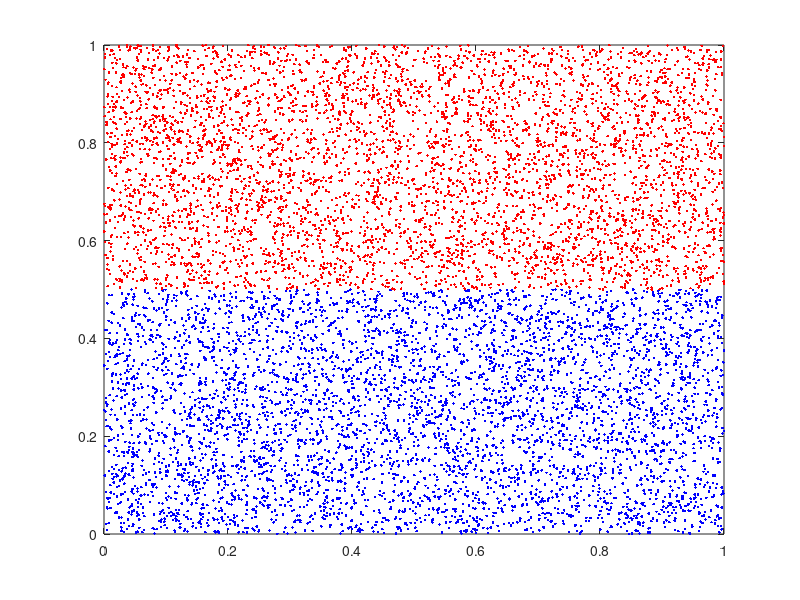

The MATLAB source for this figure: (Note: this script raises an error after producing the figure.)
%Parte I

%% Desenho do polígono de N lados

clear all 
close all

N = 4;
v = zeros(2, N+1);
v(1,1) = 1;
v(2,1) = 1;
theta = 2*pi/N;
Mrot = [cos(theta), sin(theta) ; -sin(theta), cos(theta)];
for i = 2:N+1
    v(:,i) = Mrot * v(:,i-1);
end
plot(v(1,:), v(2,:), '-k')
axis([-2,2,-2,2])
axis square
grid on


%% Translação

M = eye(2); %Matriz identidade (2,2)
u = [3;3];
for i=1:N+1
    v_linha(:,i )= M * v(:,i) + u;
end
plot(v(1,:),v(2,:),'-b',v_linha(1,:),v_linha(2,:),'-r')
axis([-5,5,-5,5])
axis square
grid on


%% Rotação

theta = pi/6;
M = [cos(theta), sin(theta) ; -sin(theta), cos(theta)];
u = [0;0];
for i=1:N+1
    v_linha(:,i)= M * v(:,i) + u;
end
plot(v(1,:),v(2,:),'-b',v_linha(1,:),v_linha(2,:),'-r')
axis([-5,5,-5,5])
axis square
grid on


%% Ampliação/Redução

M = [2,0;0,0.5]; %Alterar os valores da diagonal da matriz para qq outro valor
u = [0;0];
for i=1:N+1
    v_linha(:,i)= M * v(:,i) + u;
end
plot(v(1,:),v(2,:),'-b',v_linha(1,:),v_linha(2,:),'-r')
axis([-5,5,-5,5])
axis square
grid on


%% Distorção

M = [1,0.2;0.2,1]; %Alterar os valores dos 0's para qq outro valor
u = [0;0];
for i=1:N+1
    v_linha(:,i)= M * v(:,i) + u;
end
plot(v(1,:),v(2,:),'-b',v_linha(1,:),v_linha(2,:),'-r')
axis([-5,5,-5,5])
axis square
grid on



%Parte II

%% Transformação do Padeiro

N = 10000; % nº pontos q pretendo gerar
R = rand(2,N); % gera matriz (2,N) pertencente a ]0,1[
x = R(1,:);
y = R(2,:);
azul = (y < 0.5);
vermelho = (y >= 0.5);
plot(x(azul),y(azul),'.b',x(vermelho),y(vermelho),'.r') % gera pontos azuis até y = 0.5 e vermelhos até y =1

M = [2,0;0,0.5];
T = [-1;0.5];
pos = round(rand(1,1) * N); % gera a partícula que se pretende seguir
for p = 1:20
    for i=1:N
        xp(p) = x_linha(pos);
        yp(p) = y_linha(pos);
        xi = R(1,i);
        if xi < 0.5
            R_linha(:,i) = M * R(:,i);
        else 
            R_linha(:,i) = M * R(:,i) + T;
        end
    end
    x_linha = R_linha(1,:);
    y_linha = R_linha(2,:);
    R = R_linha;
    plot(x_linha(azul),y_linha(azul),'.b',x_linha(vermelho),y_linha(vermelho),'.r',xp,yp,'-k')
    pause(1);
end